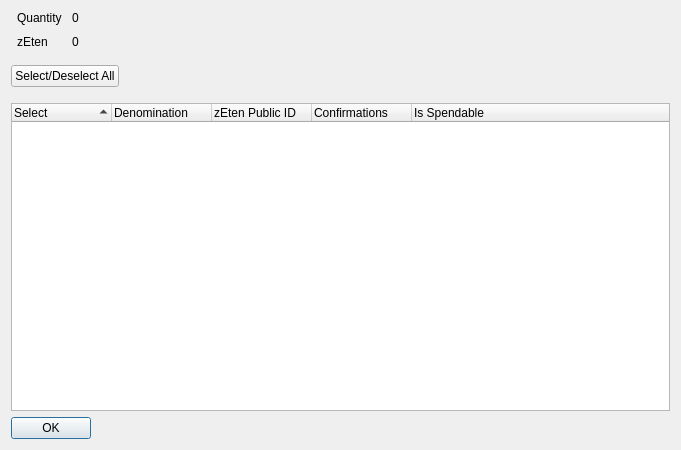
<?xml version="1.0" encoding="UTF-8"?>
<ui version="4.0">
 <class>ZEtenControlDialog</class>
 <widget class="QDialog" name="ZEtenControlDialog">
  <property name="geometry">
   <rect>
    <x>0</x>
    <y>0</y>
    <width>681</width>
    <height>450</height>
   </rect>
  </property>
  <property name="minimumSize">
   <size>
    <width>681</width>
    <height>450</height>
   </size>
  </property>
  <property name="windowTitle">
   <string>Select zEten to Spend</string>
  </property>
  <layout class="QVBoxLayout" name="verticalLayout" stretch="0,0,0,0">
   <item>
    <layout class="QHBoxLayout" name="horizontalLayout" stretch="0,0">
     <property name="spacing">
      <number>-1</number>
     </property>
     <property name="bottomMargin">
      <number>10</number>
     </property>
     <item>
      <layout class="QFormLayout" name="formLayout">
       <property name="horizontalSpacing">
        <number>10</number>
       </property>
       <property name="verticalSpacing">
        <number>10</number>
       </property>
       <property name="leftMargin">
        <number>6</number>
       </property>
       <property name="rightMargin">
        <number>6</number>
       </property>
       <item row="0" column="0">
        <widget class="QLabel" name="labelQuantity">
         <property name="text">
          <string>Quantity</string>
         </property>
        </widget>
       </item>
       <item row="0" column="1">
        <widget class="QLabel" name="labelQuantity_int">
         <property name="text">
          <string>0</string>
         </property>
        </widget>
       </item>
       <item row="1" column="0">
        <widget class="QLabel" name="labelZEten">
         <property name="text">
          <string>zEten</string>
         </property>
        </widget>
       </item>
       <item row="1" column="1">
        <widget class="QLabel" name="labelZEten_int">
         <property name="text">
          <string>0</string>
         </property>
        </widget>
       </item>
      </layout>
     </item>
     <item>
      <spacer name="horizontalSpacer_2">
       <property name="orientation">
        <enum>Qt::Horizontal</enum>
       </property>
       <property name="sizeHint" stdset="0">
        <size>
         <width>40</width>
         <height>20</height>
        </size>
       </property>
      </spacer>
     </item>
    </layout>
   </item>
   <item>
    <layout class="QHBoxLayout" name="horizontalLayout3" stretch="0,0">
     <property name="spacing">
      <number>14</number>
     </property>
     <property name="bottomMargin">
      <number>10</number>
     </property>
     <item>
      <widget class="QPushButton" name="pushButtonAll">
       <property name="text">
        <string>Select/Deselect All</string>
       </property>
      </widget>
     </item>
     <item>
      <spacer name="horizontalSpacer">
       <property name="orientation">
        <enum>Qt::Horizontal</enum>
       </property>
       <property name="sizeHint" stdset="0">
        <size>
         <width>40</width>
         <height>20</height>
        </size>
       </property>
      </spacer>
     </item>
    </layout>
   </item>
   <item>
    <widget class="QTreeWidget" name="treeWidget">
     <property name="sizePolicy">
      <sizepolicy hsizetype="Expanding" vsizetype="Expanding">
       <horstretch>0</horstretch>
       <verstretch>0</verstretch>
      </sizepolicy>
     </property>
     <property name="minimumSize">
      <size>
       <width>0</width>
       <height>250</height>
      </size>
     </property>
     <property name="alternatingRowColors">
      <bool>true</bool>
     </property>
     <property name="sortingEnabled">
      <bool>true</bool>
     </property>
     <property name="columnCount">
      <number>5</number>
     </property>
     <attribute name="headerDefaultSectionSize">
      <number>100</number>
     </attribute>
     <column>
      <property name="text">
       <string notr="true">Select</string>
      </property>
     </column>
     <column>
      <property name="text">
       <string notr="true">Denomination</string>
      </property>
     </column>
     <column>
      <property name="text">
       <string notr="true">zEten Public ID</string>
      </property>
     </column>
     <column>
      <property name="text">
       <string notr="true">Confirmations</string>
      </property>
     </column>
     <column>
      <property name="text">
       <string>Is Spendable</string>
      </property>
     </column>
    </widget>
   </item>
   <item>
    <widget class="QDialogButtonBox" name="buttonBox">
     <property name="sizePolicy">
      <sizepolicy hsizetype="Maximum" vsizetype="Fixed">
       <horstretch>0</horstretch>
       <verstretch>0</verstretch>
      </sizepolicy>
     </property>
     <property name="orientation">
      <enum>Qt::Horizontal</enum>
     </property>
     <property name="standardButtons">
      <set>QDialogButtonBox::Ok</set>
     </property>
    </widget>
   </item>
  </layout>
 </widget>
 <resources/>
 <connections>
  <connection>
   <sender>buttonBox</sender>
   <signal>accepted()</signal>
   <receiver>ZEtenControlDialog</receiver>
   <slot>accept()</slot>
   <hints>
    <hint type="sourcelabel">
     <x>248</x>
     <y>254</y>
    </hint>
    <hint type="destinationlabel">
     <x>157</x>
     <y>274</y>
    </hint>
   </hints>
  </connection>
  <connection>
   <sender>buttonBox</sender>
   <signal>rejected()</signal>
   <receiver>ZEtenControlDialog</receiver>
   <slot>reject()</slot>
   <hints>
    <hint type="sourcelabel">
     <x>316</x>
     <y>260</y>
    </hint>
    <hint type="destinationlabel">
     <x>286</x>
     <y>274</y>
    </hint>
   </hints>
  </connection>
 </connections>
</ui>
